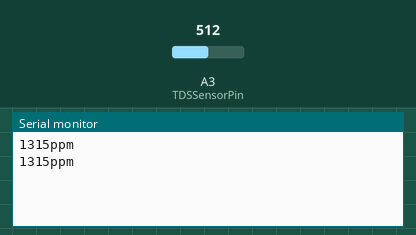
Simulated run of this sketch. Board: Arduino Uno, built with avr-gcc and run on an emulated ATmega328P. On the bench: the last lines printed to the serial monitor. The test bench sets the inputs (shaded band); at power-on: A3 (TDSSensorPin) = 512.

Above: at 1.8 s.
1.9 s: A3 (TDSSensorPin) set to 716
At 2.8 s:
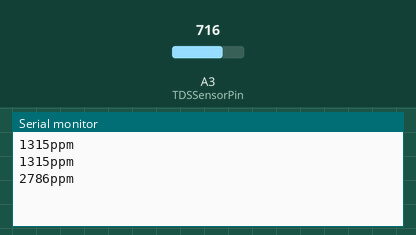
3.4 s: A3 (TDSSensorPin) set to 900
At 4.5 s:
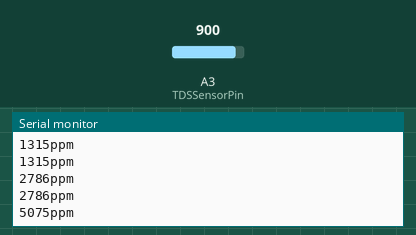
Timing chart, 0 to 6.4 s (numbered marks = the images above; inputs shaded):
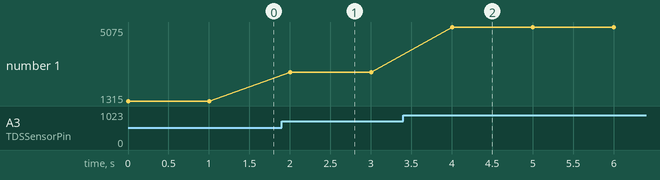

Measured:
- after the input at 1.9 s, the serial monitor: prints a new line after 0.10 s (image 1)
- after the input at 3.4 s, the serial monitor: prints a new line after 0.60 s (image 2)
- plotted number 1: 1315 → 2786 after the input at 1.9 s, 2786 → 5075 after the input at 3.4 s

The sketch:

tds_sensor.ino
```cpp
#include <Arduino.h>
#include "TDS_Sensor.h"

#define TDSSensorPin A3

TDSSensor tds(TDSSensorPin);

// Example: using a variable for temperature
float waterTemp = 25.0; // Replace with actual sensor reading

void setup() {
    Serial.begin(9600);
    tds.begin();
}

void loop() {
    // Example: If you have a DS18B20, update waterTemp here
    // waterTemp = readDS18B20();

    tds.update(waterTemp);
    Serial.print(tds.getValue(), 0);
    Serial.println("ppm");

    delay(1000);
}
```

TDS_Sensor.cpp
```cpp
#include "TDS_Sensor.h"

TDSSensor::TDSSensor(uint8_t pin, float aref, uint16_t adcRange)
    : _pin(pin), _aref(aref), _adcRange(adcRange),
      _tdsValue(0.0) {
}

void TDSSensor::begin() {
    gravityTds.setPin(_pin);
    gravityTds.setAref(_aref);
    gravityTds.setAdcRange(_adcRange);
    gravityTds.begin();
}

void TDSSensor::update(float temperature) {
    gravityTds.setTemperature(temperature);
    gravityTds.update();
    _tdsValue = gravityTds.getTdsValue();
}

float TDSSensor::getValue() const {
    return _tdsValue;
}
```

TDS_Sensor.h
```cpp
#ifndef TDS_SENSOR_H
#define TDS_SENSOR_H

#include <Arduino.h>
#include "GravityTDS.h"

class TDSSensor {
public:
    TDSSensor(uint8_t pin, float aref = 5.0, uint16_t adcRange = 1024);

    void begin();
    void update(float temperature);  // Pass temperature directly when updating
    float getValue() const;          // in ppm

private:
    uint8_t _pin;
    float _aref;
    uint16_t _adcRange;
    float _tdsValue;

    GravityTDS gravityTds;
};

#endif
```
